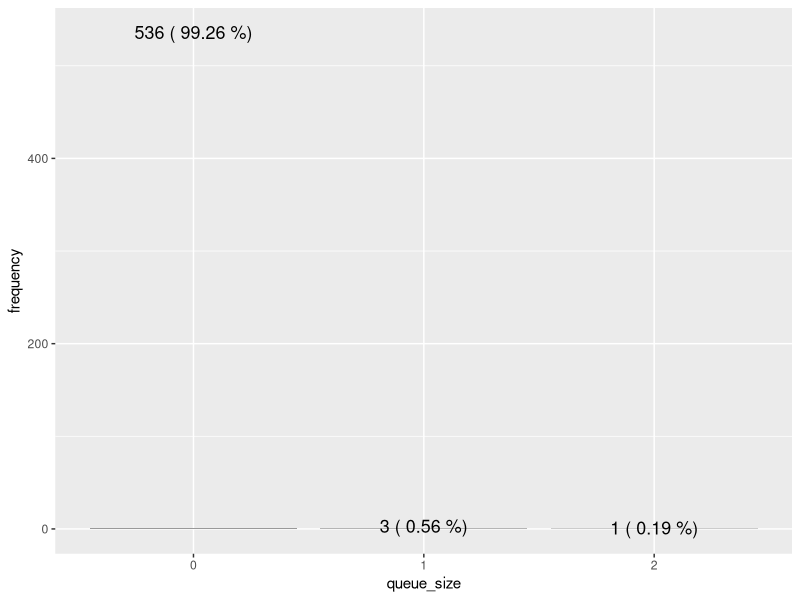

Reproduce this figure in R.
library(ggplot2)

data <- read.table('simulation1.csv', header=TRUE, sep=',')
df <- data.frame(table(data$X70))
colnames(df) <- c('queue_size', 'frequency')
percent_labels <- paste(df$frequency, '(', round(df$frequency*100/540, 2), '%)')

ggplot(data=df) + theme(legend.position = 'none') +
  scale_fill_grey(start = 0.6, end = 0.8) +
  geom_bar(aes(x = queue_size, stat = 'bin', fill = factor(queue_size))) +
  geom_text(aes(x = queue_size, y = frequency, label = percent_labels, size=1)) +
  scale_y_continuous('frequency') +
  scale_x_discrete('queue_size')

